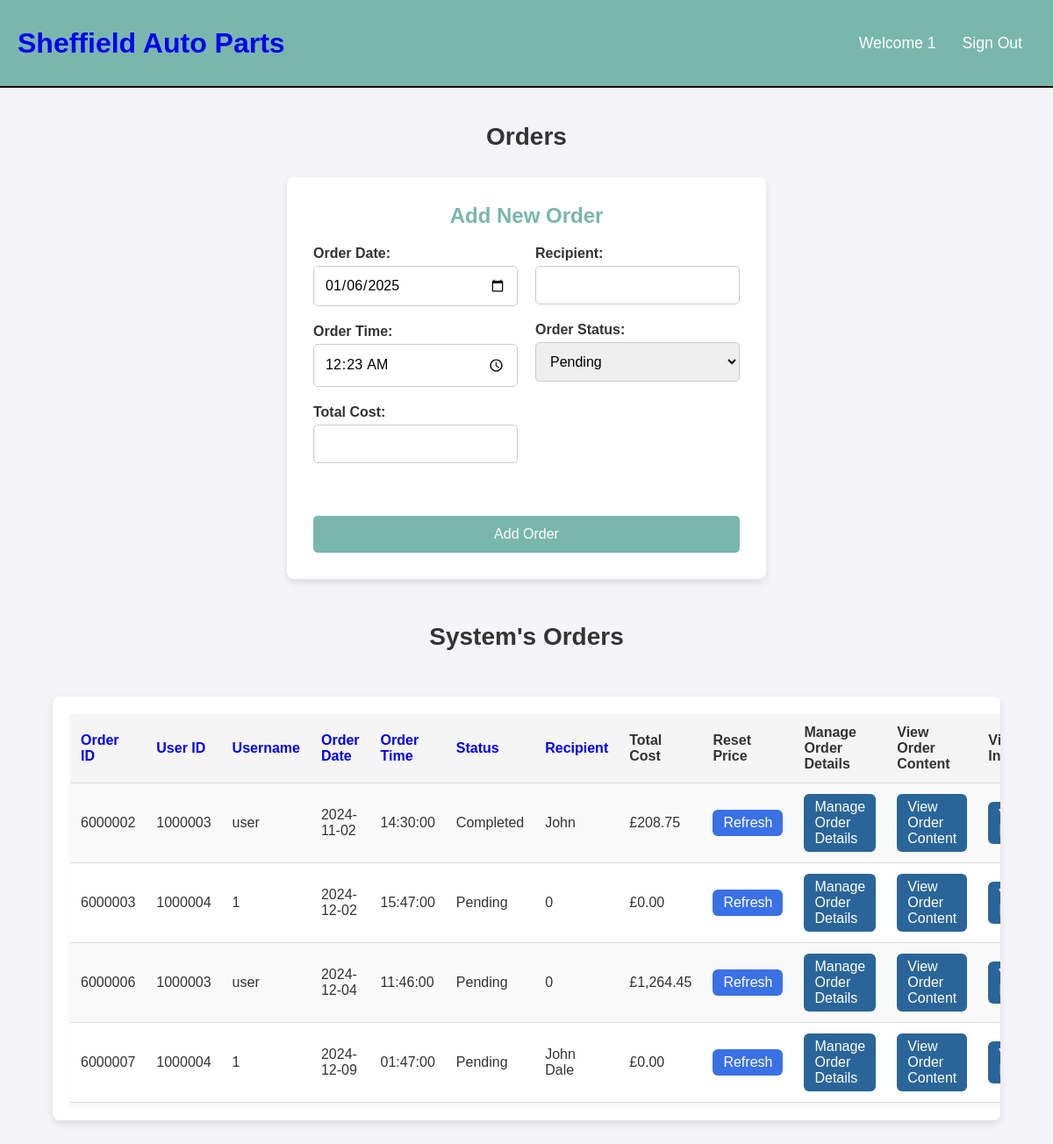
Screenshot of /view_orders.php (signed in) with the database file from the repository.
### tables this page shows
CREATE TABLE `users` (
  `user_id` int(11) NOT NULL,
  `username` varchar(50) NOT NULL,
  `password` varchar(255) NOT NULL,
  `email` varchar(99) NOT NULL,
  `role` varchar(20) NOT NULL,
  `active` tinyint(1) DEFAULT 1
);

CREATE TABLE `orders` (
  `order_id` int(11) NOT NULL,
  `order_date` date NOT NULL,
  `order_time` time NOT NULL,
  `order_status` varchar(20) NOT NULL,
  `recipient_name` varchar(255) DEFAULT NULL,
  `total_cost` decimal(10,2) NOT NULL,
  `user_id` int(11) NOT NULL
);

### include/functions.php (called while the page is built, shortened)
<?php
function check_login($con){
  if(isset($_SESSION['user_id'])){
    $users_id = $_SESSION['user_id'];
    $check_login_query = "SELECT * FROM users WHERE user_id = '$users_id'";
    $logged_in_result = mysqli_query($con,$check_login_query);
    if($logged_in_result && mysqli_num_rows($logged_in_result) === 1){
      $user_data = mysqli_fetch_assoc($logged_in_result);
      return $user_data;
    }
  }
}
?>

### include/init.php (called while the page is built, shortened)
<?php
include('include/connection.php');
include('include/functions.php');
$user_data = check_login($con);
?>

### view_orders.php (the view, shortened to what this page needs)
<?php
include('include/init.php');
$sort_column = $_GET['sort_column'] ?? 'order_id';
$sort_order = $_GET['sort_order'] ?? 'ASC';
$next_sort_order = ($sort_order === 'ASC') ? 'DESC' : 'ASC';
$sql = "SELECT
            orders.order_id,
            orders.user_id,
            orders.order_date,
            orders.order_time,
            orders.total_cost,
            orders.order_status,
            orders.recipient_name,
            users.username
        FROM
            orders
        LEFT JOIN
            users
        ON
            orders.user_id = users.user_id
        ORDER BY
            $sort_column $sort_order";
$result = $con->query($sql);
?>
<!DOCTYPE html>
<html lang="en">
<head>
    <link rel="stylesheet" href="style/base.css">
    <link rel="stylesheet" href="style/tablelist.css">
</head>
<body>
<?php include('include/header.php'); ?>
    <div class="page-container">
        <h2 class="page-title">Orders</h2>
        <form action="view_orders.php" method="POST" class="adding-form">
            <h3>Add New Order</h3>
            <div class="form-columns">
                <div class="left-column">
                    <div class="form-box">
                        <label for="order_date">Order Date:</label>
                        <input type="date" id="order_date" name="order_date" required>
                    </div>
                    <div class="form-box">
                        <label for="order_time">Order Time:</label>
                        <input type="time" id="order_time" name="order_time" required>
                    </div>
                    <div class="form-box">
                        <label for="total_cost">Total Cost:</label>
                        <input type="number" step="0.01" id="total_cost" name="total_cost" required>
                    </div>
                </div>
                <div class="right-column">
                    <div class="form-box">
                        <label for="recipient">Recipient:</label>
                        <input type="text" id="recipient" name="recipient" required>
                    </div>
                    <div class="form-box">
                        <label for="order_status">Order Status:</label>
                        <select id="order_status" name="order_status" required>
                            <option value="Pending">Pending</option>
                        </select>
                    </div>
                </div>
            </div>
            <button type="submit" class="save-btn">Add Order</button>
        </form>
    </div>
    <div class="page-container">
        <h2 class="page-title">System's Orders</h2>
        <div class="table-container">
            <table class="inventory-list">
                <thead>
                    <tr>
                        <th><a href="?sort_column=order_id&sort_order=<?php echo $next_sort_order; ?>">Order ID</a></th>
                        <th><a href="?sort_column=user_id&sort_order=<?php echo $next_sort_order; ?>">User ID</a></th>
                        <th><a href="?sort_column=username&sort_order=<?php echo $next_sort_order; ?>">Username</a></th>
                        <th><a href="?sort_column=order_date&sort_order=<?php echo $next_sort_order; ?>">Order Date</a></th>
                        <th><a href="?sort_column=order_time&sort_order=<?php echo $next_sort_order; ?>">Order Time</a></th>
                        <th><a href="?sort_column=order_status&sort_order=<?php echo $next_sort_order; ?>">Status</a></th>
                        <th><a href="?sort_column=recipient_name&sort_order=<?php echo $next_sort_order; ?>">Recipient</a></th>
                        <th>Total Cost</th>
                        <th>Reset Price</th>
                        <th>Manage Order Details</th>
                        <th>View Order Content</th>
                        <th>View Invoice</th>
                    </tr>
                </thead>
                <tbody>
                    <?php
                    if ($result && $result->num_rows > 0) {
                        while ($row = $result->fetch_assoc()) {
                            $total_cost = number_format($row['total_cost'], 2, '.', ',');
                            echo "<tr id='row-{$row['order_id']}'>";
                            echo "<td>" . htmlspecialchars($row['order_id']) . "</td>";
                            echo "<td>" . htmlspecialchars($row['user_id']) . "</td>";
                            echo "<td>" . htmlspecialchars($row['username'] ?? "N/A") . "</td>";
                            echo "<td>" . htmlspecialchars($row['order_date']) . "</td>";
                            echo "<td>" . htmlspecialchars($row['order_time']) . "</td>";
                            echo "<td>" . htmlspecialchars($row['order_status']) . "</td>";
                            echo "<td>" . htmlspecialchars($row['recipient_name'] ?? "N/A") . "</td>";
                            echo "<td>£" . $total_cost . "</td>";
                            echo "<td>
                                    <form method='POST'>
                                        <input type='hidden' name='order_id' value='" . htmlspecialchars($row['order_id']) . "'>
                                        <button type='submit' name='refresh_price' class='refresh-btn'>Refresh</button>
                                    </form>
                                  </td>";
                            echo "<td><a href='manage_orders.php?order_id=" . htmlspecialchars($row['order_id']) . "' class='manage-btn'>Manage Order Details</a></td>";
                            echo "<td><a href='view_order_content.php?order_id=" . htmlspecialchars($row['order_id']) . "' class='manage-btn'>View Order Content</a></td>";
                            echo "<td><a href='view_invoice.php?order_id=" . htmlspecialchars($row['order_id']) . "' class='manage-btn'>View Invoice</a></td>";
                            echo "</tr>";
                        }
                    } else {
                        echo "<tr><td colspan='13'>No orders found.</td></tr>";
                    }
                    ?>
                </tbody>
            </table>
        </div>
    </div>
</body>
</html>

### include/header.php
<link rel="stylesheet" href="style/header.css">
<header>
  <div class="logo">
  <h1 class="logo-text">
    <a href="home.php">
      <span>Sheffield</span> Auto Parts
    </a>
  </h1>
</div>
<ul class="navbar">
  <li><a href="home.php">Welcome <?php echo htmlspecialchars($user_data['username']); ?></a></li>
  <li><a href="logout.php">Sign Out</a></li>
</ul>
</header>

### style/base.css (style rules this page uses)
* { font-family: 'Poppins', sans-serif; margin: 0; padding: 0; box-sizing: border-box; text-decoration: none; }
body { background-color: #f9f9f9; min-height: 100vh; }
.page-container { min-height: 75vh; width: 100%; background-position: center; background-size: cover; position: relative; display: flex; flex-direction: column; margin: 0 auto; padding-top: 0px; justify-content: center; align-items: center; }
.page-title { margin-top: 20px; font-size: 24px; margin-bottom: 20px; text-align: center; }
.form, .adding-form { display: flex; flex-direction: column; max-width: 1000px; margin: 10px auto; padding: 30px; background-color: #ffffff; border-radius: 8px; box-shadow: 0 4px 8px rgba(0, 0, 0, 0.1); justify-content: center; align-items: center; }
.form h3, .adding-form h3 { width: 100%; text-align: center; color: #79B7AC; margin-bottom: 20px; font-size: 24px; font-weight: bold; }
.form-columns { display: flex; justify-content: space-between; margin-bottom: 20px; width: 100%; gap: 20px; }
.left-column, .right-column { display: flex; flex-direction: column; width: 100%; }
.form-box { display: flex; flex-direction: column; margin-bottom: 20px; }
.form-box label { font-weight: bold; margin-bottom: 5px; }
.form-box input, .form-box textarea, .form-box select { padding: 12px; border: 1px solid #ccc; border-radius: 5px; font-size: 16px; width: 100%; box-sizing: border-box; }
.save-btn { display: block; width: 100%; padding: 12px 15px; background-color: #79B7AC; color: white; border: none; border-radius: 5px; cursor: pointer; font-size: 16px; margin-top: 20px; }

### style/tablelist.css (style rules this page uses)
* { font-family: 'Poppins', sans-serif; margin: 0; padding: 0; box-sizing: border-box; text-decoration: none; }
body { background-color: #f4f4f9; color: #333; }
.page-container { min-height: auto; width: 100%; position: relative; display: flex; flex-direction: column; padding-top: 20px; margin: 0 auto; align-items: center; }
.page-title { margin-top: 20px; margin-bottom: 20px; font-size: 28px; font-weight: 600; text-align: center; color: #333; }
.table-container { background-color: #fff; width: 90%; max-width: 1600px; padding: 1.25rem; border-radius: 8px; margin: 2rem auto; box-shadow: 0 4px 8px rgba(0, 0, 0, 0.1); overflow-x: auto; }
.inventory-list { width: 100%; border-collapse: collapse; background-color: #fff; box-shadow: 0 4px 8px rgba(0, 0, 0, 0.05); }
.inventory-list thead { background-color: #f5f5f5; }
.inventory-list th, .inventory-list td { padding: 12px; text-align: left; border-bottom: 1px solid #ddd; }
.inventory-list th { font-weight: bold; background-color: #f5f5f5; color: #333; }
.inventory-list tbody tr { background-color: #fff; }
.inventory-list tbody tr:nth-child(odd) { background-color: #f9f9f9; }
.manage-btn { background-color: #2a6599; display: inline-block; padding: 6px 12px; cursor: pointer; color: white; border: none; border-radius: 6px; font-size: 16px; transition: background-color 0.3s ease; }
.refresh-btn { display: inline-block; padding: 6px 12px; cursor: pointer; color: white; background-color: #3a71e6; border: none; border-radius: 6px; font-size: 16px; transition: background-color 0.3s ease; }

### style/header.css (style rules this page uses)
header { background: #79B7AC; height: 100px; display: flex; justify-content: space-between; align-items: center; border-bottom: 2px solid black; color: white; padding: 0 20px; }
header .logo { max-height: 80px; display: flex; align-items: center; color: white; }
header .navbar { display: flex; align-items: center; }
header ul { margin: 20; padding: 20; list-style: none; display: flex; color: white; }
header ul li { position: relative; }
header ul li a { display: block; padding: 20px 15px; font-size: 1.1em; color: white; text-decoration: none; border-radius: 4px; }

### rows the page displays
users: username "1"
orders: order_id "6000002", user "1000003", user.username "user", order_date "2024-11-02", order_time "14:30:00", order_status "Completed", recipient_name "John", total_cost "208.75"
orders: order_id "6000003", user "1000004", user.username "1", order_date "2024-12-02", order_time "15:47:00", order_status "Pending", recipient_name "0", total_cost "0.00"
orders: order_id "6000006", user "1000003", user.username "user", order_date "2024-12-04", order_time "11:46:00", order_status "Pending", recipient_name "0", total_cost "1,264.45"
orders: order_id "6000007", user "1000004", user.username "1", order_date "2024-12-09", order_time "01:47:00", order_status "Pending", recipient_name "John Dale", total_cost "0.00"
